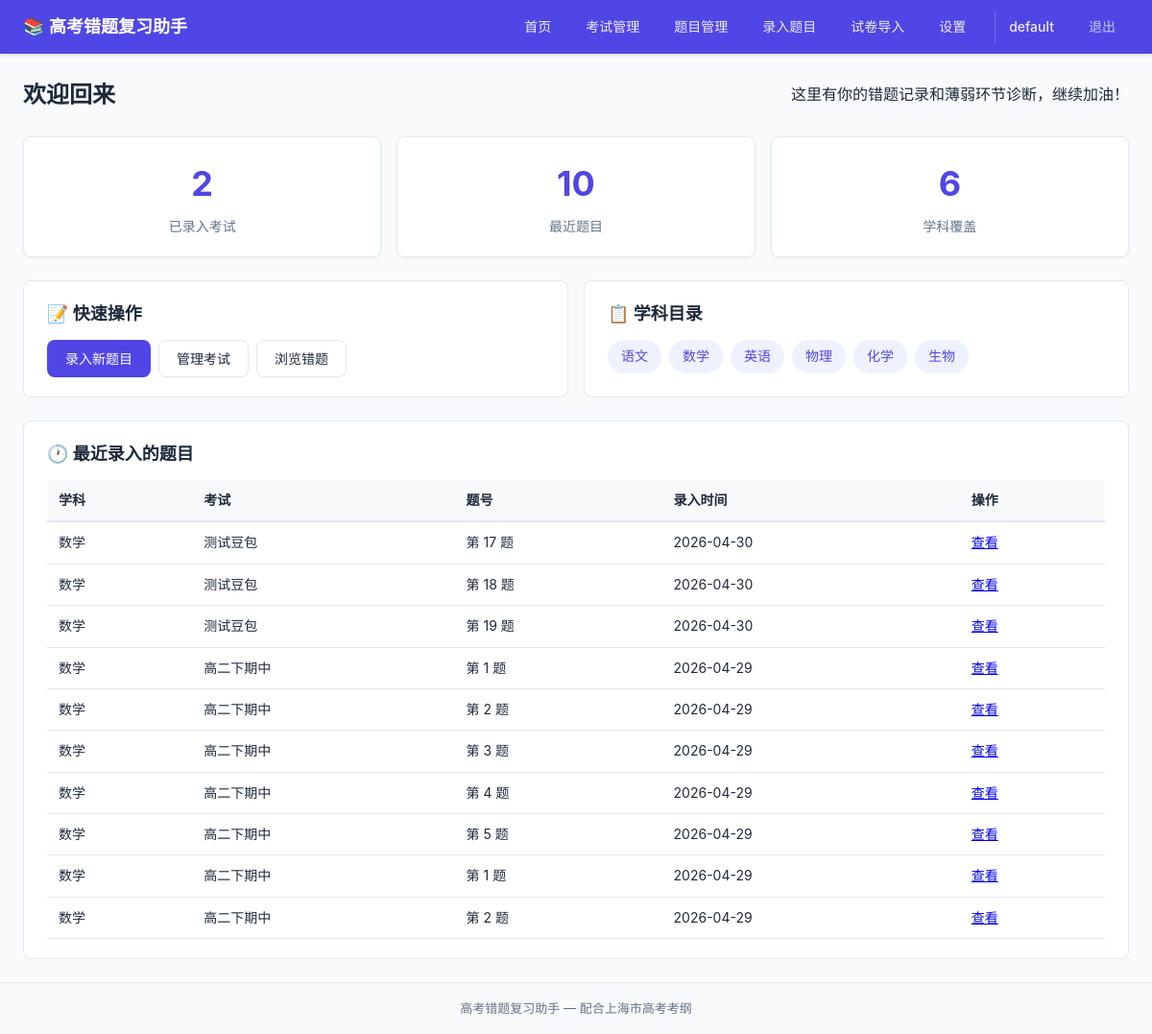
The page / (signed in) on the database its author committed.
### tables this page shows
CREATE TABLE users (
            id            INTEGER PRIMARY KEY AUTOINCREMENT,
            username      TEXT    NOT NULL UNIQUE,
            password_hash TEXT    NOT NULL,
            created_at    TIMESTAMP DEFAULT CURRENT_TIMESTAMP
        );

CREATE TABLE subjects (
            id          INTEGER PRIMARY KEY AUTOINCREMENT,
            name        TEXT    NOT NULL UNIQUE,
            created_at  TIMESTAMP DEFAULT CURRENT_TIMESTAMP
        );

CREATE TABLE questions (
            id              INTEGER PRIMARY KEY AUTOINCREMENT,
            exam_id         INTEGER NOT NULL REFERENCES exams(id) ON DELETE CASCADE,
            question_number TEXT    NOT NULL,
            stem            TEXT,
            image_path      TEXT,
            created_at      TIMESTAMP DEFAULT CURRENT_TIMESTAMP,
            updated_at      TIMESTAMP DEFAULT CURRENT_TIMESTAMP
        , user_id INTEGER NOT NULL DEFAULT 1);

CREATE TABLE exams (
            id          INTEGER PRIMARY KEY AUTOINCREMENT,
            subject_id  INTEGER NOT NULL REFERENCES subjects(id),
            name        TEXT    NOT NULL,
            exam_date   DATE,
            created_at  TIMESTAMP DEFAULT CURRENT_TIMESTAMP, user_id INTEGER NOT NULL DEFAULT 1,
            UNIQUE(subject_id, name)
        );

### app.py (the view)
@app.route('/')
@login_required
def index():
    user_id = session['user_id']
    subjects = get_all_subjects()
    exams = get_all_exams(user_id)
    recent_questions = get_questions_filtered(user_id=user_id)[:10]
    return render_template('index.html', subjects=subjects, exams=exams,
                           recent_questions=recent_questions)

### app.py (called while the page is built)
@app.before_request
def load_logged_in_user():
    user_id = session.get('user_id')
    g.current_user = get_user_by_id(user_id) if user_id else None

@app.context_processor
def inject_global_template_vars():
    return {
        'current_user': g.get('current_user'),
    }

### database/__init__.py (called while the page is built)
def get_db():
    if 'db' not in g:
        g.db = sqlite3.connect(DATABASE_PATH)
        g.db.row_factory = sqlite3.Row
        g.db.execute("PRAGMA foreign_keys = ON")
    return g.db

### models/exam.py (called while the page is built)
def get_all_exams(user_id=None):
    db = get_db()
    query = (
        "SELECT e.*, s.name as subject_name FROM exams e "
        "JOIN subjects s ON e.subject_id = s.id WHERE 1=1"
    )
    params = []
    if user_id is not None:
        query += " AND e.user_id = ?"
        params.append(user_id)
    query += " ORDER BY e.exam_date DESC, e.id DESC"
    return db.execute(query, params).fetchall()

### models/question.py (called while the page is built)
def get_questions_filtered(subject_id=None, exam_id=None, search=None, user_id=None):
    db = get_db()
    query = (
        "SELECT q.*, e.name as exam_name, e.subject_id, s.name as subject_name "
        "FROM questions q JOIN exams e ON q.exam_id = e.id "
        "JOIN subjects s ON e.subject_id = s.id WHERE 1=1"
    )
    params = []
    if user_id is not None:
        query += " AND e.user_id = ?"
        params.append(user_id)
    if subject_id:
        query += " AND e.subject_id = ?"
        params.append(subject_id)
    if exam_id:
        query += " AND q.exam_id = ?"
        params.append(exam_id)
    if search:
        query += " AND (q.stem LIKE ? OR q.question_number LIKE ?)"
        params.extend([f"%{search}%", f"%{search}%"])
    query += " ORDER BY q.created_at DESC"
    return db.execute(query, params).fetchall()

### models/subject.py (called while the page is built)
def get_all_subjects():
    db = get_db()
    return db.execute("SELECT * FROM subjects ORDER BY id").fetchall()

### models/user.py (called while the page is built)
def get_user_by_id(user_id):
    db = get_db()
    row = db.execute(
        "SELECT id, username, created_at FROM users WHERE id = ?", (user_id,)
    ).fetchone()
    return dict(row) if row else None

### templates/index.html (shortened to what this page needs)
{% extends "base.html" %}
{% block content %}
<div class="page-header">
    <h1>欢迎回来</h1>
    <p>这里有你的错题记录和薄弱环节诊断，继续加油！</p>
</div>
<div class="stats-grid">
    <div class="stat-card">
        <div class="stat-number">{{ exams|length }}</div>
        <div class="stat-label">已录入考试</div>
    </div>
    <div class="stat-card">
        <div class="stat-number">{{ recent_questions|length }}</div>
        <div class="stat-label">最近题目</div>
    </div>
    <div class="stat-card">
        <div class="stat-number">{{ subjects|length }}</div>
        <div class="stat-label">学科覆盖</div>
    </div>
</div>
<div class="home-grid">
    <div class="home-card">
        <h2>📝 快速操作</h2>
        <div class="action-links">
            <a href="{{ url_for('questions.create') }}" class="btn btn-primary">录入新题目</a>
            <a href="{{ url_for('exams.list_exams') }}" class="btn btn-secondary">管理考试</a>
            <a href="{{ url_for('questions.list_questions') }}" class="btn btn-secondary">浏览错题</a>
        </div>
    </div>
    <div class="home-card">
        <h2>📋 学科目录</h2>
        <div class="subject-grid">
            {% for s in subjects %}
            <a href="{{ url_for('questions.list_questions', subject_id=s.id) }}" class="subject-tag">
                {{ s.name }}
            </a>
            {% endfor %}
        </div>
    </div>
</div>
{% if recent_questions %}
<div class="home-card">
    <h2>🕐 最近录入的题目</h2>
    <table class="data-table">
        <thead>
            <tr>
                <th>学科</th>
                <th>考试</th>
                <th>题号</th>
                <th>录入时间</th>
                <th>操作</th>
            </tr>
        </thead>
        <tbody>
            {% for q in recent_questions %}
            <tr>
                <td>{{ q.subject_name }}</td>
                <td>{{ q.exam_name }}</td>
                <td>第 {{ q.question_number }} 题</td>
                <td>{{ q.created_at[:10] if q.created_at }}</td>
                <td><a href="{{ url_for('questions.detail', question_id=q.id) }}">查看</a></td>
            </tr>
            {% endfor %}
        </tbody>
    </table>
</div>
{% endif %}
{% endblock %}

### templates/base.html (shortened to what this page needs)
<!DOCTYPE html>
<html lang="zh-CN">
<head>
    <link rel="stylesheet" href="{{ url_for('static', filename='css/app.css') }}">
</head>
<body>
    <nav class="navbar">
        <div class="nav-container">
            <a href="{{ url_for('index') }}" class="nav-brand">📚 高考错题复习助手</a>
            <div class="nav-links">
                {% if current_user %}
                <a href="{{ url_for('index') }}">首页</a>
                <a href="{{ url_for('exams.list_exams') }}">考试管理</a>
                <a href="{{ url_for('questions.list_questions') }}">题目管理</a>
                <a href="{{ url_for('questions.create') }}">录入题目</a>
                <a href="{{ url_for('paper.upload') }}">试卷导入</a>
                <a href="{{ url_for('settings.index') }}">设置</a>
                <span class="nav-user">{{ current_user.username }}</span>
                <a href="{{ url_for('auth.logout') }}" class="nav-logout">退出</a>
                {% else %}
                <a href="{{ url_for('auth.login') }}">登录</a>
                <a href="{{ url_for('auth.register') }}">注册</a>
                {% endif %}
            </div>
        </div>
    </nav>
    <main class="main-container">
        {% block content %}{% endblock %}
    </main>
    <footer class="footer">
        <p>高考错题复习助手 &mdash; 配合上海市高考考纲</p>
    </footer>
</body>
</html>

### static/css/app.css (style rules this page uses)
*, *::before, *::after { box-sizing: border-box; margin: 0; padding: 0; }
:root { --primary: #4f46e5; --primary-hover: #4338ca; --danger: #dc2626; --danger-hover: #b91c1c; --success: #16a34a; --warning: #f59e0b; --bg: #f8fafc; --card-bg: #ffffff; --text: #1e293b; --text-muted: #64748b; --border: #e2e8f0; --radius: 8px; }
body { font-family: -apple-system, BlinkMacSystemFont, "Microsoft YaHei", "PingFang SC", sans-serif; background: var(--bg); color: var(--text); line-height: 1.6; min-height: 100vh; display: flex; flex-direction: column; }
.navbar { background: var(--primary); color: white; padding: 0 24px; box-shadow: 0 2px 4px rgba(0,0,0,0.1); position: sticky; top: 0; z-index: 100; }
.nav-container { max-width: 1200px; margin: 0 auto; display: flex; align-items: center; justify-content: space-between; height: 56px; }
.nav-brand { color: white; text-decoration: none; font-size: 18px; font-weight: 600; }
.nav-links { display: flex; gap: 8px; }
.nav-links a { color: rgba(255,255,255,0.9); text-decoration: none; padding: 6px 14px; border-radius: var(--radius); font-size: 14px; transition: background 0.2s; }
.main-container { max-width: 1200px; margin: 0 auto; padding: 24px; flex: 1; width: 100%; }
.footer { text-align: center; padding: 16px; color: var(--text-muted); font-size: 13px; border-top: 1px solid var(--border); margin-top: auto; }
.page-header { display: flex; align-items: center; justify-content: space-between; flex-wrap: wrap; gap: 12px; margin-bottom: 24px; }
.page-header h1 { font-size: 24px; }
.stats-grid { display: grid; grid-template-columns: repeat(auto-fit, minmax(160px, 1fr)); gap: 16px; margin-bottom: 24px; }
.stat-card { background: var(--card-bg); border-radius: var(--radius); padding: 20px; text-align: center; border: 1px solid var(--border); box-shadow: 0 1px 3px rgba(0,0,0,0.04); }
.stat-number { font-size: 36px; font-weight: 700; color: var(--primary); }
.stat-label { color: var(--text-muted); font-size: 14px; margin-top: 4px; }
.home-grid { display: grid; grid-template-columns: repeat(auto-fit, minmax(350px, 1fr)); gap: 16px; margin-bottom: 24px; }
.home-card { background: var(--card-bg); border-radius: var(--radius); padding: 20px 24px; border: 1px solid var(--border); }
.home-card h2 { font-size: 18px; margin-bottom: 12px; }
.action-links { display: flex; flex-wrap: wrap; gap: 8px; }
.subject-grid { display: flex; flex-wrap: wrap; gap: 8px; }
.subject-tag { display: inline-block; padding: 6px 14px; background: #eef2ff; color: var(--primary); border-radius: 20px; text-decoration: none; font-size: 14px; font-weight: 500; transition: background 0.2s; }
.btn { display: inline-block; padding: 8px 18px; border-radius: var(--radius); font-size: 14px; font-weight: 500; text-decoration: none; border: 1px solid transparent; cursor: pointer; transition: all 0.15s; line-height: 1.5; }
.btn-primary { background: var(--primary); color: white; }
.btn-secondary { background: white; color: var(--text); border-color: var(--border); }
.data-table { width: 100%; border-collapse: collapse; font-size: 14px; }
.data-table th { text-align: left; padding: 10px 12px; background: #f8fafc; font-weight: 600; border-bottom: 2px solid var(--border); }
.data-table td { padding: 10px 12px; border-bottom: 1px solid var(--border); }
.nav-user { color: rgba(255,255,255,0.9); padding: 6px 14px; font-size: 14px; font-weight: 500; border-left: 1px solid rgba(255,255,255,0.2); margin-left: 8px; }
.nav-logout { color: rgba(255,255,255,0.7) !important; }

### rows shown on the page
users: username "default"
subjects: name "语文"
subjects: name "数学"
subjects: name "英语"
subjects: name "物理"
subjects: name "化学"
subjects: name "生物"
questions: subject_name "数学", exam_name "测试豆包", question_number "17", created_at "2026-04-30"
questions: subject_name "数学", exam_name "测试豆包", question_number "18", created_at "2026-04-30"
questions: subject_name "数学", exam_name "测试豆包", question_number "19", created_at "2026-04-30"
questions: subject_name "数学", exam_name "高二下期中", question_number "1", created_at "2026-04-29"
questions: subject_name "数学", exam_name "高二下期中", question_number "2", created_at "2026-04-29"
questions: subject_name "数学", exam_name "高二下期中", question_number "3", created_at "2026-04-29"
questions: subject_name "数学", exam_name "高二下期中", question_number "4", created_at "2026-04-29"
questions: subject_name "数学", exam_name "高二下期中", question_number "5", created_at "2026-04-29"
questions: subject_name "数学", exam_name "高二下期中", question_number "1", created_at "2026-04-29"
questions: subject_name "数学", exam_name "高二下期中", question_number "2", created_at "2026-04-29"

### other values the page prints
{{ exams|length }} "2"
{{ recent_questions|length }} "10"
{{ subjects|length }} "6"
